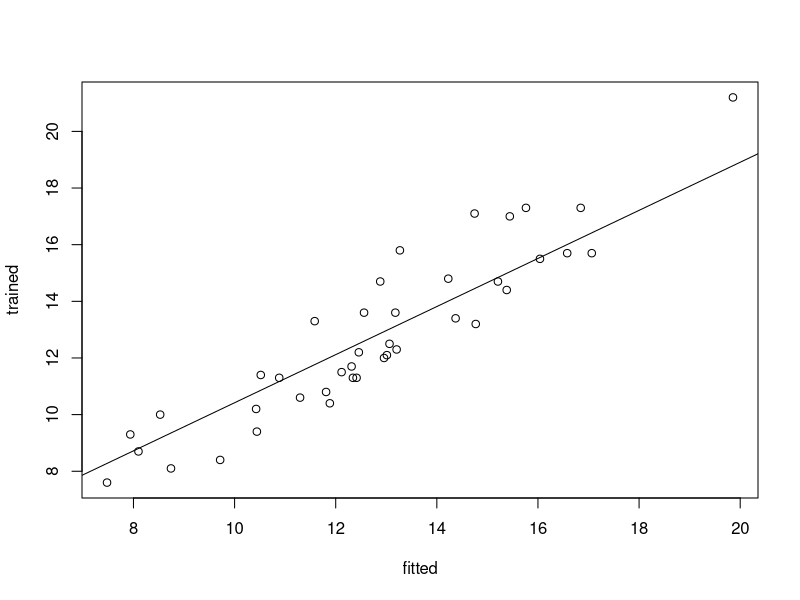

This figure's R source: (Note: this script raises an error after producing the figure.)
library(caret)
library(leaps)
library(tidyverse)
library(car)

normalizeResponse <- "Y"

data <- read.csv(file="states.csv",header = TRUE)
data2 <- data[,-1]

nr <- nrow(data2)

seed <- sample(1:100,1)
print(seed)
set.seed(seed)

trainSetIndex <- (sample(1:(nr),(nr)*.8))
testSetIndex <- c(1:nr)[(1:nr) %in% c(trainSetIndex)==FALSE]

set.train <- data2[trainSetIndex, ]
set.test <- data2[testSetIndex,]

#normalization (not being used)
if(normalizeResponse=="Y")
{
  trainParam <- caret::preProcess(as.matrix(set.train))
  
  set.train <- predict(trainParam, set.train)
  
  set.test <- predict(trainParam, set.test)
}

#http://www.sthda.com/english/articles/37-model-selection-essentials-in-r/155-best-subsets-regression-essentials-in-r/#:~:text=The%20best%20subsets%20regression%20is,best%20subsets%20regression%20using%20R.
# id: model id
# object: regsubsets object
# data: data used to fit regsubsets
# outcome: outcome variable
get_model_formula <- function(id, object, outcome){
  # get models data
  models <- summary(object)$which[id,-1]
  # Get outcome variable
  #form <- as.formula(object$call[[2]])
  #outcome <- all.vars(form)[1]
  # Get model predictors
  predictors <- names(which(models == TRUE))
  predictors <- paste(predictors, collapse = "+")
  # Build model formula
  as.formula(paste0(outcome, "~", predictors))
}

models <- regsubsets(as.formula(paste0(colnames(set.train)[1], "~.")), data = set.train, nvmax = ncol(set.train)-1)

res.sum <- summary(models)

data.frame(
  Adj.R2 = which.max(res.sum$adjr2),
  CP = which.min(res.sum$cp),
  BIC = which.min(res.sum$bic)
)

get_cv_error <- function(model.formula, data){
  set.seed(1)
  train.control <- trainControl(method = "cv", number = 10)
  cv <- train(model.formula, data = data, method = "lm",
              trControl = train.control)
  cv$results$RMSE
}
# Compute cross-validation error

#get_model_formula(3, models, "Poverty")

model.ids <- 1:(ncol(set.train)-1)

cv.errors <-  map(model.ids, get_model_formula, models, "Poverty") %>%
  map(get_cv_error, data = data) %>%
  unlist()

cv.errors

coef(models, which.min(cv.errors))

finalNames <- names(coef(models, which.min(cv.errors)))[-1]

f <- as.formula(
  paste(colnames(set.train[1]), 
        paste(finalNames, collapse = " + "), 
        sep = " ~ "))

model <- lm(f,set.train)
summary(model)

fitted <- model$fitted.values
trained <- set.train[,1] 
tested <- set.test[,1]

if(normalizeResponse=="Y")
{
  fitted <- (fitted * trainParam$std[1]) + trainParam$mean[1]
  trained <- (trained * trainParam$std[1]) + trainParam$mean[1]
}

plot(fitted,trained)
abline(lm(fitted~trained))

cor(trained,model$fitted.values)

predictions <- predict(model,set.test)

if(normalizeResponse=="Y")
{
  predictions <- (predictions * trainParam$std[1]) + trainParam$mean[1]
  tested <- (tested * trainParam$std[1]) + trainParam$mean[1]
}
RMSE(predictions,tested)
MAPE(tested,predictions)

plot(tested,predictions)
abline(lm(tested~predictions))
cor(tested,predictions)

finalModel <- lm(f,data2)
summary(finalModel)

hist(finalModel$residuals)

par(mfrow = c(2, 3))

plot(model,1)
plot(model,2)
plot(model,3)
plot(model,4)
#plot(model,5)
plot(hatvalues(finalModel),studres(finalModel))
#plot(cooks.distance(finalModel),studres(finalModel))
plot(model,6)

leveragePlots(finalModel)
